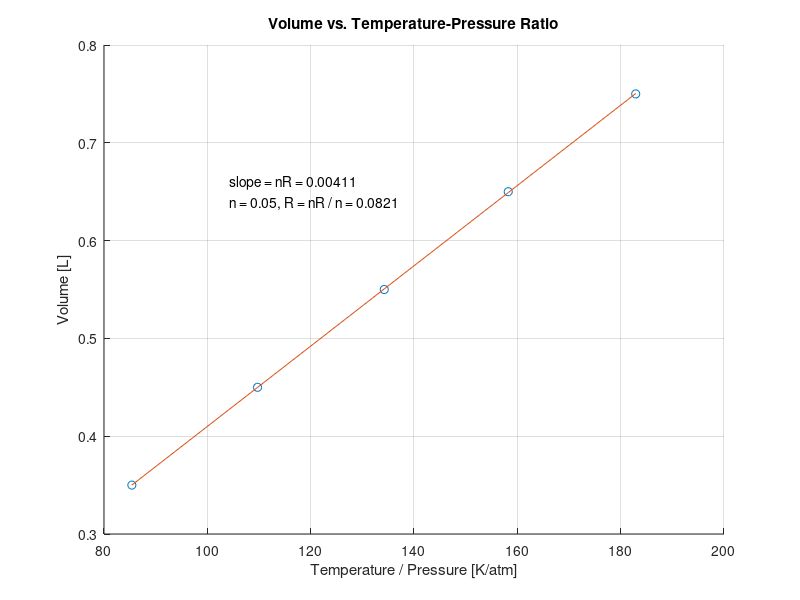

This chart was generated by the following MATLAB code:
function pl5_q2
    % all given data
    V = [0.75 : -0.1 : 0.35] ;       %volume [L]
    T_C = [25 37 45 56 65] ;         %temp [C]
    T_K = T_C + 273.15 ;             %[C --> K]
    P = [1.63 1.96 2.37 3.00 3.96] ; %pressure [atm]
    n = 0.05 ;                       %amt of gas [mol]

    T_P_ratio = T_K ./ P ;           %create our X-axis

    line = polyfit(T_P_ratio, V, 1) ; %fit a line to the data
    line_estims = polyval(line, T_P_ratio) ; %create graphable line
    nR = line(1) ; %get the slope from the line
    R = nR / n ; % find the slope (rise/run)

    % Plotting
    figure(1) ;
    hold on ;
    grid on ;

    plot(T_P_ratio, V, 'o') ; %plot the given data
    plot(T_P_ratio, line_estims, '-') ; %plot nth degree polynomial estimation
    title('Volume vs. Temperature-Pressure Ratio') ;
    xlabel('Temperature / Pressure [K/atm]') ;
    ylabel('Volume [L]') ;
    label = sprintf('slope = nR = %0.5f\nn = 0.05, R = nR / n = %0.4f', nR, R) ;
    text(T_P_ratio(3) - 30, V(3) + 0.1, label) ; %position the text above the line
    
end